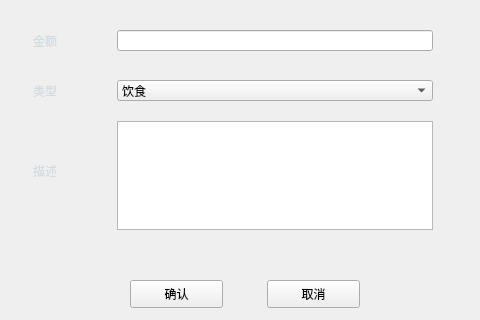
<?xml version="1.0" encoding="UTF-8"?>
<ui version="4.0">
 <class>itemMark</class>
 <widget class="QWidget" name="itemMark">
  <property name="geometry">
   <rect>
    <x>0</x>
    <y>0</y>
    <width>480</width>
    <height>320</height>
   </rect>
  </property>
  <property name="minimumSize">
   <size>
    <width>480</width>
    <height>320</height>
   </size>
  </property>
  <property name="maximumSize">
   <size>
    <width>480</width>
    <height>320</height>
   </size>
  </property>
  <property name="windowTitle">
   <string>添加账目</string>
  </property>
  <property name="windowIcon">
   <iconset>
    <normalon>:/img_asset/icon_asset/2x_save-page.png</normalon>
   </iconset>
  </property>
  <widget class="QLineEdit" name="moneyLine">
   <property name="geometry">
    <rect>
     <x>117</x>
     <y>30</y>
     <width>316</width>
     <height>21</height>
    </rect>
   </property>
   <property name="font">
    <font>
     <family>微软雅黑</family>
    </font>
   </property>
  </widget>
  <widget class="QLabel" name="label">
   <property name="geometry">
    <rect>
     <x>33</x>
     <y>30</y>
     <width>30</width>
     <height>21</height>
    </rect>
   </property>
   <property name="font">
    <font>
     <family>微软雅黑</family>
    </font>
   </property>
   <property name="styleSheet">
    <string notr="true">color: rgb(212, 220, 226);</string>
   </property>
   <property name="text">
    <string>金额</string>
   </property>
  </widget>
  <widget class="QComboBox" name="comboBox">
   <property name="geometry">
    <rect>
     <x>117</x>
     <y>80</y>
     <width>316</width>
     <height>21</height>
    </rect>
   </property>
   <property name="maximumSize">
    <size>
     <width>16777215</width>
     <height>16777211</height>
    </size>
   </property>
   <property name="font">
    <font>
     <family>微软雅黑</family>
    </font>
   </property>
   <property name="editable">
    <bool>false</bool>
   </property>
   <property name="currentIndex">
    <number>0</number>
   </property>
   <item>
    <property name="text">
     <string>饮食</string>
    </property>
   </item>
   <item>
    <property name="text">
     <string>娱乐</string>
    </property>
   </item>
   <item>
    <property name="text">
     <string>教育</string>
    </property>
   </item>
  </widget>
  <widget class="QLabel" name="label_3">
   <property name="geometry">
    <rect>
     <x>33</x>
     <y>80</y>
     <width>72</width>
     <height>21</height>
    </rect>
   </property>
   <property name="font">
    <font>
     <family>微软雅黑</family>
    </font>
   </property>
   <property name="styleSheet">
    <string notr="true">color: rgb(212, 220, 226);</string>
   </property>
   <property name="text">
    <string>类型</string>
   </property>
  </widget>
  <widget class="QLabel" name="itemMarkBackGround">
   <property name="geometry">
    <rect>
     <x>0</x>
     <y>0</y>
     <width>480</width>
     <height>320</height>
    </rect>
   </property>
   <property name="styleSheet">
    <string notr="true">border-image: url(:/img_asset/icon_asset/TIM截图20190706102442.jpg);</string>
   </property>
   <property name="text">
    <string/>
   </property>
  </widget>
  <widget class="QTextEdit" name="content">
   <property name="geometry">
    <rect>
     <x>117</x>
     <y>121</y>
     <width>316</width>
     <height>109</height>
    </rect>
   </property>
   <property name="font">
    <font>
     <family>微软雅黑</family>
    </font>
   </property>
  </widget>
  <widget class="QLabel" name="label_2">
   <property name="geometry">
    <rect>
     <x>33</x>
     <y>160</y>
     <width>30</width>
     <height>21</height>
    </rect>
   </property>
   <property name="font">
    <font>
     <family>微软雅黑</family>
    </font>
   </property>
   <property name="styleSheet">
    <string notr="true">color: rgb(212, 220, 226);</string>
   </property>
   <property name="text">
    <string>描述</string>
   </property>
  </widget>
  <widget class="QPushButton" name="cancel_btn">
   <property name="geometry">
    <rect>
     <x>267</x>
     <y>280</y>
     <width>93</width>
     <height>28</height>
    </rect>
   </property>
   <property name="font">
    <font>
     <family>微软雅黑</family>
    </font>
   </property>
   <property name="text">
    <string>取消</string>
   </property>
  </widget>
  <widget class="QPushButton" name="confirm_btn">
   <property name="geometry">
    <rect>
     <x>130</x>
     <y>280</y>
     <width>93</width>
     <height>28</height>
    </rect>
   </property>
   <property name="font">
    <font>
     <family>微软雅黑</family>
    </font>
   </property>
   <property name="text">
    <string>确认</string>
   </property>
  </widget>
  <zorder>itemMarkBackGround</zorder>
  <zorder>comboBox</zorder>
  <zorder>label_3</zorder>
  <zorder>moneyLine</zorder>
  <zorder>label</zorder>
  <zorder>content</zorder>
  <zorder>label_2</zorder>
  <zorder>cancel_btn</zorder>
  <zorder>confirm_btn</zorder>
 </widget>
 <resources/>
 <connections/>
</ui>
